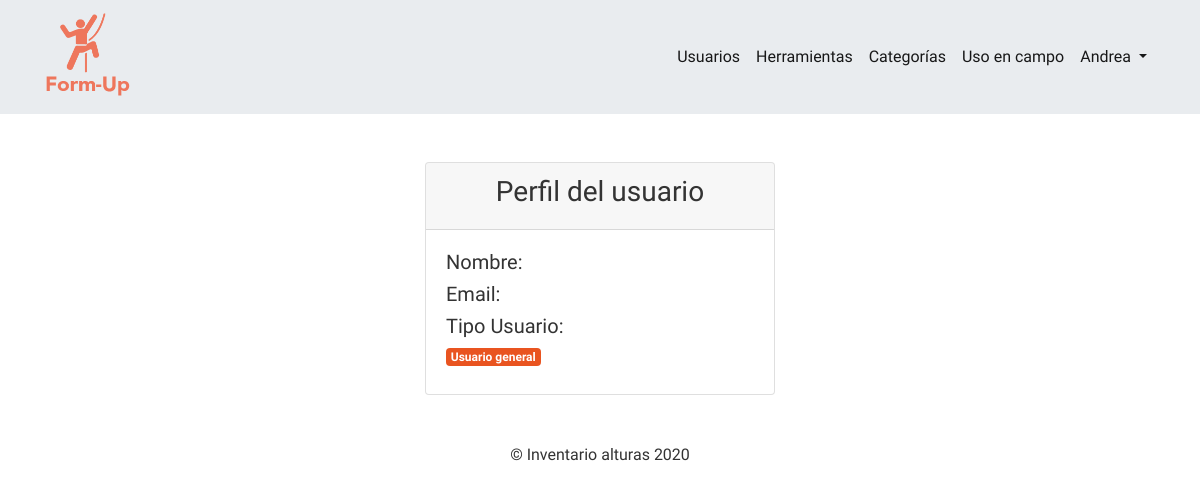
/index.php?controller=users&action=detail&email=lulu@mail.com (signed in), run on an earlier commit of the app's database.
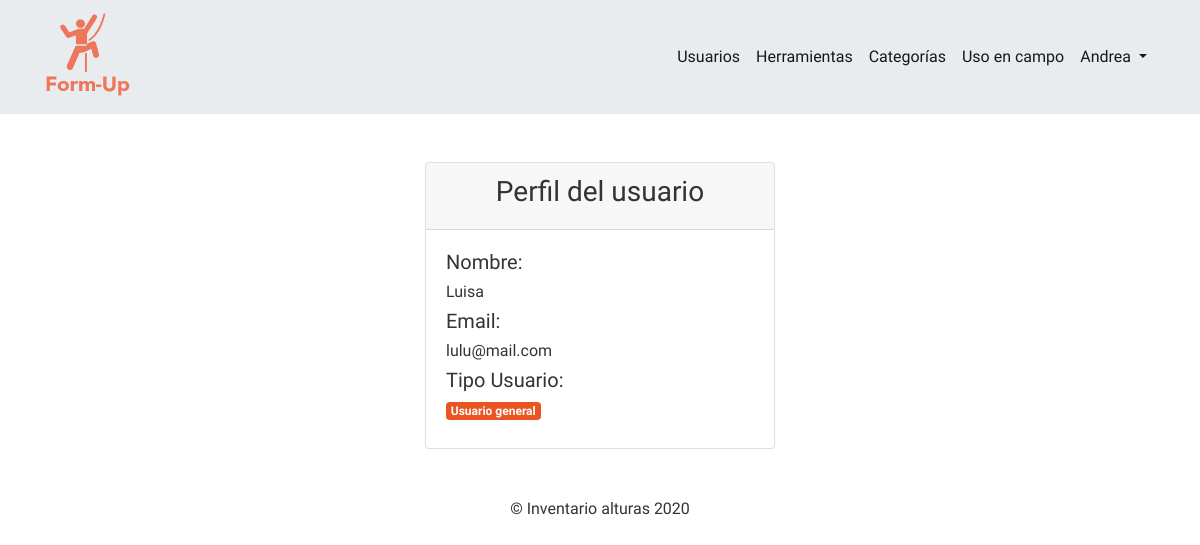
And on a later commit of the database.
### tables this page shows
CREATE TABLE `usuarios` (
  `id` int(11) NOT NULL,
  `nombre` varchar(255) NOT NULL,
  `email` varchar(255) NOT NULL,
  `rol_id` int(11) NOT NULL,
  `password` varchar(255) NOT NULL
);

### controllers/UsersController.php (called while the page is built, shortened)
<?php
class UsersController extends BaseController{
    public function detail()
    {
        $email = isset($_GET['email'])?$_GET['email']:'';
        $user_obj = new User(null,$email,null,null);
        $usuario = $user_obj->find();
        require_once 'views/dashboard/users/detail.php';
    }
}

### core/Connection.php (called while the page is built, shortened)
<?php
abstract class Connection
{
    public function __construct()
    {
        try
        {
            $this->dbConnection = new PDO(DB_DRIVER . ':host=' . DB_HOST . ';dbname=' . DB_NAME, DB_USER, DB_PASS);
        } catch (PDOException $ex) {
            echo $ex->getMessage();
            die();
        }
    }
}
?>

### models/User.php (called while the page is built, shortened)
<?php
 class User extends BaseModel
 {
    private $email;
    public function __construct($nombre=null,$email=null,$rol_id=null,$password=null)
    {
        $this->email=$email;
    }
    public function getEmail()
    {
        return $this->email;
    }
    public function find()
    {
        $sql = $this->dbConnection->prepare("SELECT usuarios.*,roles.nombre AS nombre_rol FROM usuarios INNER JOIN roles ON roles.id=usuarios.rol_id WHERE usuarios.email=:email");
        $email = $this->getEmail();
        $sql->bindParam(':email',$email);
        $sql->execute();
        if($row = $sql->fetch(PDO::FETCH_OBJ)){
            $user_obj = ['id'=>$row->id,'nombre'=>$row->nombre,'email'=>$row->email,'rol_id'=>$row->rol_id,'nombre_rol'=>$row->nombre_rol];
        }else{
            $user_obj = null;
        }
        return $user_obj;
    }
 }

### views/dashboard/users/detail.php (the view, shortened to what this page needs)
<?php include_once 'views/layouts/header.php' ?>
<?php include_once 'views/layouts/navbar.php' ?>
<div class="container my-5">
        <div class="row">
            <div class="col-4 mx-auto">
                <div class="card">
                    <div class="card-header">
                        <h3 class="text-center">Perfil del usuario</h3>
                    </div>
                    <div class="card-body">
                        <h5>Nombre:</h5>
                        <h6><?php echo $usuario['nombre']?></h6>
                        <h5>Email:</h5>
                        <h6><?php echo $usuario['email']?></h6>
                        <h5>Tipo Usuario:</h5>
                        <h6><?php echo $usuario['rol_id'] == 1?"<span class='badge badge-success'>Administrador</span>":"<span class='badge badge-primary'>Usuario general</span>"?></h6>
                    </div>
                </div>
            </div>
        </div>
    </div>
<?php include_once 'views/layouts/footer.php' ?>

What changed in the data, as far as the page shows it:
added usuarios: nombre "Luisa", email "lulu@mail.com"
